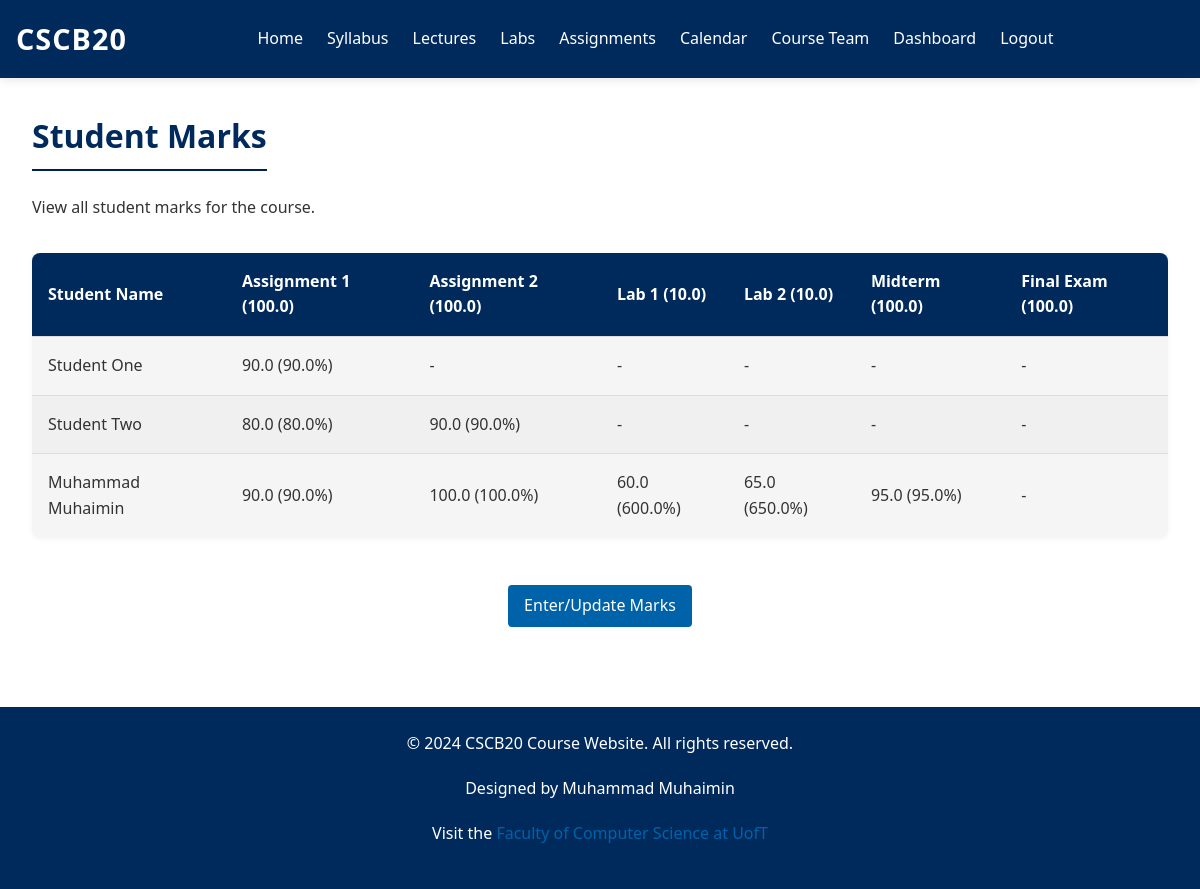
The page /instructor/marks (signed in) on the database as committed earlier.
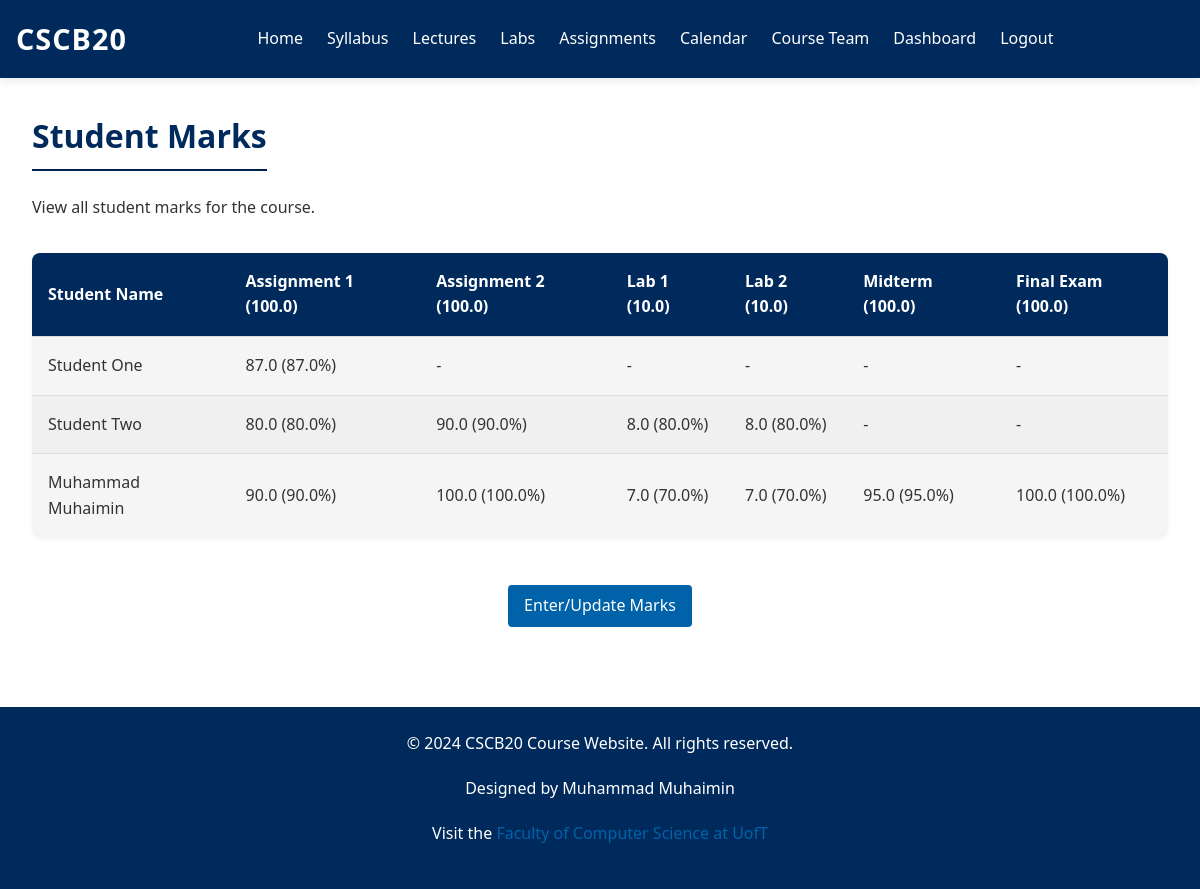
The same page on the database as committed later.
### app.py (models this page shows, shortened)
class Assignment(db.Model):
    id = db.Column(db.Integer, primary_key=True)
    name = db.Column(db.String(100), nullable=False)
    type = db.Column(db.String(20), nullable=False)
    max_mark = db.Column(db.Float, nullable=False)
    marks = db.relationship('Mark', backref='assignment', lazy=True)
    remark_requests = db.relationship('RemarkRequest', backref='assignment', lazy=True)

class User(db.Model):
    id = db.Column(db.Integer, primary_key=True)
    username = db.Column(db.String(80), unique=True, nullable=False)
    password = db.Column(db.String(200), nullable=False)
    name = db.Column(db.String(100), nullable=False)
    role = db.Column(db.String(20), nullable=False)
    marks = db.relationship('Mark', backref='student', lazy=True)
    remark_requests = db.relationship('RemarkRequest', backref='student', lazy=True)

class Mark(db.Model):
    id = db.Column(db.Integer, primary_key=True)
    student_id = db.Column(db.Integer, db.ForeignKey('user.id'), nullable=False)
    assignment_id = db.Column(db.Integer, db.ForeignKey('assignment.id'), nullable=False)
    mark = db.Column(db.Float, nullable=False)

### app.py (the view)
    def wrapper(*args, **kwargs):
        if 'user_id' not in session:
            flash('Please log in to access this page', 'info')
            return redirect(url_for('login'))
        return route_function(*args, **kwargs)

### app.py (called while the page is built)
def login_required(route_function):
    def wrapper(*args, **kwargs):
        if 'user_id' not in session:
            flash('Please log in to access this page', 'info')
            return redirect(url_for('login'))
        return route_function(*args, **kwargs)
    wrapper.__name__ = route_function.__name__
    return wrapper

### templates/instructor/marks.html (shortened to what this page needs)
{% extends 'base.html' %}
{% block content %}
<section class="marks-header">
    <h2>Student Marks</h2>
    <p>View all student marks for the course.</p>
</section>
<section class="marks-overview">
    <div class="marks-table-container">
        <table class="marks-table">
            <thead>
                <tr>
                    <th>Student Name</th>
                    {% for assignment in assignments %}
                    <th>{{ assignment.name }} ({{ assignment.max_mark }})</th>
                    {% endfor %}
                </tr>
            </thead>
            <tbody>
                {% for student_mark in student_marks %}
                <tr>
                    <td>{{ student_mark.student.name }}</td>
                    {% for assignment in assignments %}
                    <td>
                        {% if assignment.id in student_mark.marks %}
                        {{ student_mark.marks[assignment.id].mark }} ({{ "%.1f"|format(student_mark.marks[assignment.id].percentage) }}%)
                        {% else %}
                        -
                        {% endif %}
                    </td>
                    {% endfor %}
                </tr>
                {% endfor %}
            </tbody>
        </table>
    </div>
</section>
<section class="marks-actions">
    <a href="{{ url_for('enter_marks') }}" class="button">Enter/Update Marks</a>
</section>
{% endblock %}

### templates/base.html (shortened to what this page needs)
<!DOCTYPE html>
<html lang="en">
<head>
    <link rel="stylesheet" href="{{ url_for('static', filename='index.css') }}">
</head>
<body class="light-mode">
    <header class="sticky-header">
        <div class="logo">
            <h1>CSCB20</h1>
        </div>
        <nav>
            {% if session.get('user_id') %}
            <ul class="nav-links">
                <li><a href="{{ url_for('home') }}">Home</a></li>
                <li><a href="{{ url_for('syllabus') }}">Syllabus</a></li>
                <li><a href="{{ url_for('lectures') }}">Lectures</a></li>
                <li><a href="{{ url_for('labs') }}">Labs</a></li>
                <li><a href="{{ url_for('assignments') }}">Assignments</a></li>
                <li><a href="{{ url_for('calendar') }}">Calendar</a></li>
                <li><a href="{{ url_for('team') }}">Course Team</a></li>
                {% if session.get('role') == 'student' %}
                <li><a href="{{ url_for('student_dashboard') }}">Dashboard</a></li>
                {% elif session.get('role') == 'instructor' %}
                <li><a href="{{ url_for('instructor_dashboard') }}">Dashboard</a></li>
                {% endif %}
                <li><a href="{{ url_for('logout') }}">Logout</a></li>
            </ul>
            {% endif %}
        </nav>
    </header>
    <main>
        {% block content %}{% endblock %}
    </main>
    <footer>
        <p>&copy; 2024 CSCB20 Course Website. All rights reserved.</p>
        <p>Designed by Muhammad Muhaimin</p>
        <p>Visit the <a href="https://www.cs.utoronto.ca/" target="_blank">Faculty of Computer Science at UofT</a></p>
    </footer>
</body>
</html>

### static/index.css (style rules this page uses)
:root { --primary-color: #002A5C; --secondary-color: #0062A8; --accent-color: #00204E; --text-color: #333333; --background-color: #ffffff; --card-bg-color: #f5f5f5; --border-color: #dddddd; --header-bg: #002A5C; --header-text: #ffffff; --success-color: #28a745; --warning-color: #ffc107; --danger-color: #dc3545; --info-color: #17a2b8; }
body.light-mode { --primary-color: #002A5C; --secondary-color: #0062A8; --accent-color: #00204E; --text-color: #333333; --background-color: #ffffff; --card-bg-color: #f5f5f5; --border-color: #dddddd; --header-bg: #002A5C; --header-text: #ffffff; --success-color: #28a745; --warning-color: #ffc107; --danger-color: #dc3545; --info-color: #17a2b8; }
* { margin: 0; padding: 0; box-sizing: border-box; }
body { font-family: 'Segoe UI', Tahoma, Geneva, Verdana, sans-serif; line-height: 1.6; color: var(--text-color); background-color: var(--background-color); display: flex; flex-direction: column; min-height: 100vh; transition: background-color 0.3s ease, color 0.3s ease; }
a { color: var(--secondary-color); text-decoration: none; transition: color 0.3s ease; }
ul { list-style-type: none; }
.sticky-header { position: sticky; top: 0; background-color: var(--header-bg); color: var(--header-text); padding: 1rem; display: flex; justify-content: space-between; align-items: center; z-index: 1000; box-shadow: 0 2px 10px rgba(0, 0, 0, 0.1); transition: background-color 0.3s ease; }
.logo h1 { font-size: 1.8rem; font-weight: bold; letter-spacing: 1px; }
nav { flex: 1; display: flex; justify-content: center; align-items: center; }
.nav-links { display: flex; gap: 1.5rem; justify-content: center; align-items: center; }
.nav-links a { color: var(--header-text); font-weight: 500; padding: 0.5rem 0; position: relative; transition: color 0.3s ease; }
.nav-links a::after { content: ''; position: absolute; bottom: -2px; left: 0; width: 0; height: 2px; background-color: white; transition: width 0.3s ease; }
html { scroll-behavior: smooth; scroll-padding-top: 80px; }
main { flex: 1; padding: 2rem; max-width: 1200px; margin: 0 auto; width: 100%; }
section { margin-bottom: 3rem; }
h2 { color: var(--primary-color); margin-bottom: 1.5rem; font-size: 2rem; border-bottom: 2px solid var(--accent-color); padding-bottom: 0.5rem; display: inline-block; }
p { margin-bottom: 1.2rem; }
.button { display: inline-block; padding: 0.5rem 1.5rem; background-color: var(--accent-color); color: white; border-radius: 4px; transition: background-color 0.3s ease; border: none; cursor: pointer; font-family: inherit; font-size: 1rem; text-align: center; }
footer { background-color: var(--header-bg); color: var(--header-text); padding: 1.5rem; text-align: center; margin-top: auto; }
.marks-header { margin-bottom: 2rem; }
.marks-table-container { overflow-x: auto; background-color: var(--card-bg-color); border-radius: 8px; box-shadow: 0 2px 5px rgba(0, 0, 0, 0.05); }
.marks-table { width: 100%; border-collapse: collapse; }
.marks-table th, .marks-table td { padding: 1rem; text-align: left; border-bottom: 1px solid var(--border-color); }
.marks-table th { background-color: var(--primary-color); color: white; font-weight: 600; }
.marks-table tr:last-child td { border-bottom: none; }
.marks-table tbody tr:nth-child(even) { background-color: rgba(0, 0, 0, 0.02); }
.marks-actions { margin-top: 1.5rem; text-align: center; }
.button { display: inline-block; padding: 0.5rem 1rem; background-color: var(--secondary-color); color: white; border-radius: 4px; text-decoration: none; font-weight: 500; transition: background-color 0.3s ease; }
.marks-table-container { overflow-x: auto; background-color: var(--card-bg-color); border-radius: 8px; box-shadow: 0 2px 5px rgba(0, 0, 0, 0.05); margin-bottom: 1rem; }
.marks-table th { background-color: var(--primary-color); color: white; font-weight: 600; position: sticky; top: 0; }

Rows that differ between the two databases and show on the page:
computed for Assignment "Assignment 1": marks "90.0" → "87.0"
computed for Assignment "Lab 1": marks "600.0" → "70.0"
computed for Assignment "Lab 2": marks "650.0" → "70.0"
changed Mark (number 1 of 11 on the later page): mark "90.0" → "87.0"
added Mark: mark "8.0"
added Mark: mark "8.0"
changed Mark (number 8 of 11 on the later page): mark "60.0" → "7.0"
changed Mark (number 9 of 11 on the later page): mark "65.0" → "7.0"
added Mark: mark "100.0"
Other text that changed with them:
new list line: "( 80.0 %)"
new list line: "( 100.0 %)"
